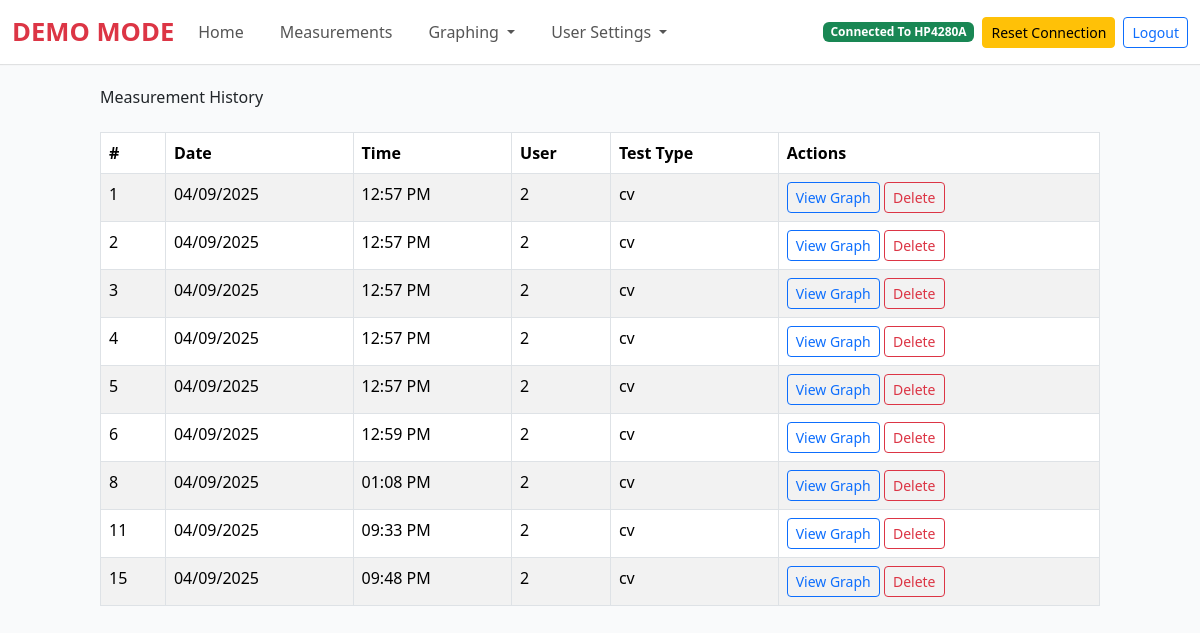
/history (signed in), run on an earlier commit of the app's database.
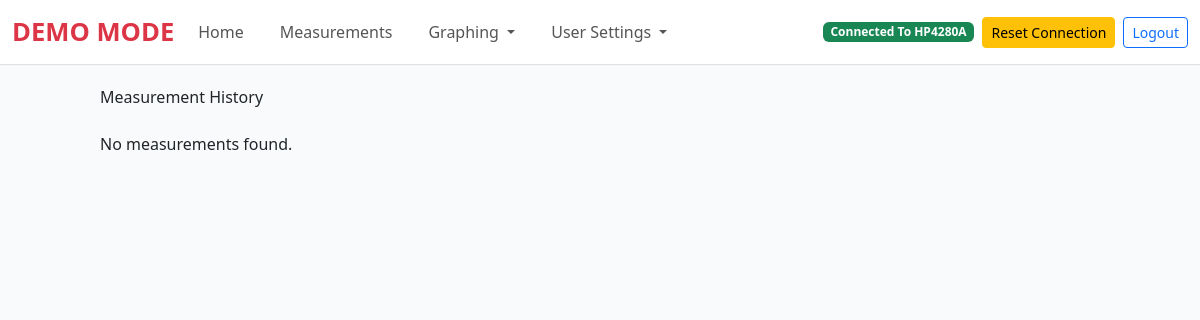
And on a later commit of the database.
### tables this page shows
CREATE TABLE measurements (
            measurement_id INTEGER PRIMARY KEY AUTOINCREMENT,
            date_recorded DATE NOT NULL,
            time_recorded TIME NOT NULL,
            user_id INTEGER NOT NULL,
            test_type TEXT NOT NULL, file_path TEXT, csv_file_path TEXT,
            FOREIGN KEY (user_id) REFERENCES users (id)
        );

### main.py (the view)
@app.route('/history', methods=["GET"])
def history():
    if 'email' not in session:
        flash("Please log in to access this page.", "error")
        return redirect(url_for("login"))
    user = get_user_by_email(session['email'])
    if not user:
        flash("User not found. Please log in again.", "error")
        return redirect(url_for("login"))
    measurements = get_measurements(user_id=user[0])  # user[0] is the user ID
    return render_template("history.html", measurements=measurements)

### database.py (called while the page is built)
def get_user_by_email(email):
    conn = sqlite3.connect(DB_path)
    cursor = conn.cursor()
    cursor.execute('''
        SELECT * FROM users WHERE email = ?
    ''', (email,))
    user = cursor.fetchone()
    conn.close()
    return user

def get_measurements(user_id=None):
    conn = sqlite3.connect(DB_path)
    cursor = conn.cursor()
    if user_id:
        cursor.execute('''
            SELECT * FROM measurements WHERE user_id = ?
        ''', (user_id,))
    else:
        cursor.execute('SELECT * FROM measurements')
    measurements = cursor.fetchall()
    conn.close()
    return measurements

### main.py (called while the page is built, shortened)
@app.template_filter('datetimeformat')
def datetimeformat(value, format='%Y-%m-%d'):
    try:
        value = datetime.datetime.strptime(value, '%Y-%m-%d %H:%M:%S')
    except ValueError:
        try:
            value = datetime.datetime.strptime(value, '%Y-%m-%d')
        except ValueError:
            try:
                value = datetime.datetime.strptime(value, '%H:%M:%S')
            except ValueError:
                return value
    return value.strftime(format)

@app.context_processor
def inject_user_info():
    if 'email' in session:
        user = get_user_by_email(session['email'])
        if user:
            return {
                'username': f"{user[1]} {user[2]}",  # First name and last name
                'user_id': user[0],  # User ID
                'email': user[3],  # Email
                'is_admin': user[5] == 1  # Check if the user is an admin (assuming `is_admin` is the 6th column)
            }

@app.context_processor
def inject_connection_status():
    if 'email' in session and session['email'] in gpib_connections:
        ctrl = gpib_connections[session['email']]
        if hasattr(ctrl, 'conn') and hasattr(ctrl.conn, 'check_connection'):
            connected = ctrl.conn.check_connection()
            return {
                'connection_status': 'success' if connected else 'failure',
                'terminal_output': ["Connected to device." if connected else "Not connected."]
            }
    return {
        'connection_status': 'failure',
        'terminal_output': ["No connection."]
    }

### simulated_visacon.py (called while the page is built)
    def check_connection(self):
        return self.connected  # Return the simulated connection state

### templates/history.html (shortened to what this page needs)
{% extends "base.html" %}
{% block content %}
<div class="container mt-4">
    <h2 class="mb-4">Measurement History</h2>
    {% if measurements %}
        <table class="table table-striped table-bordered">
            <thead>
                <tr>
                    <th>#</th>
                    <th>Date</th>
                    <th>Time</th>
                    <th>User</th>
                    <th>Test Type</th>
                    <th>Actions</th>
                </tr>
            </thead>
            <tbody>
                {% for measurement in measurements %}
                    <tr>
                        <td>{{ measurement[0] }}</td>
                        <td>{{ measurement[1] | datetimeformat('%m/%d/%Y') }}</td>
                        <td>{{ measurement[2] | datetimeformat('%I:%M %p') }}</td>
                        <td>{{ measurement[3] }}</td>
                        <td>{{ measurement[4] }}</td>
                        <td>
                            <a href="{{ url_for('view_measurement', measurement_id=measurement[0]) }}" class="btn btn-outline-primary btn-sm">View Graph</a>
                            <form action="{{ url_for('delete_measurement', measurement_id=measurement[0]) }}" method="POST" style="display:inline;">
                                <button type="submit" class="btn btn-outline-danger btn-sm" onclick="return confirm('Are you sure you want to delete this measurement?');">Delete</button>
                            </form>
                        </td>
                    </tr>
                {% endfor %}
            </tbody>
        </table>
    {% else %}
        <p>No measurements found.</p>
    {% endif %}
</div>
{% endblock %}

### templates/base.html (shortened to what this page needs)
<!DOCTYPE html>
<html>
<head>
    <link rel="stylesheet" href="https://cdnjs.cloudflare.com/ajax/libs/font-awesome/4.7.0/css/font-awesome.min.css">
    <link href="https://cdn.jsdelivr.net/npm/bootstrap@5.3.5/dist/css/bootstrap.min.css" rel="stylesheet">
    <link href="https://cdnjs.cloudflare.com/ajax/libs/tailwindcss/2.2.19/tailwind.min.css" rel="stylesheet">
</head>
<body class="bg-gray-50">
    {% if email %}
    <nav class="navbar navbar-expand-lg navbar-light">
        <div class="container-fluid">
            {% if email == "demo@example.com" %}
                <span class="navbar-brand text-danger fw-bold">DEMO MODE</span>
            {% else %}
                <a class="navbar-brand" href="/contributions">HP4280A Controller</a>
            {% endif %}
            <div class="collapse navbar-collapse" id="navbarSupportedContent">
                <ul class="navbar-nav me-auto mb-2 mb-lg-0">
                    <li class="nav-item">
                        <a class="nav-link" aria-current="page" href="/">Home</a>
                    </li>
                    <li class="nav-item">
                        <a class="nav-link" href="/configuration">Measurements</a>
                    </li>
                    <li class="nav-item dropdown">
                        <a class="nav-link dropdown-toggle" href="#" id="navbarDropdown" role="button" aria-haspopup="true" aria-expanded="false">
                          Graphing
                        </a>
                    </li>
                    <li class="nav-item dropdown">
                        <a class="nav-link dropdown-toggle" href="#" id="navbarDropdown" role="button" aria-haspopup="true" aria-expanded="false">
                            User Settings
                          </a>
                    </li>
                </ul>
            <div class="d-flex align-items-center gap-2 ms-auto">
            <span class="badge {{ 'bg-success' if connection_status == 'success' else 'bg-danger' }}">
                {{ 'Connected To HP4280A' if connection_status == 'success' else 'Disconnected To HP4280A' }}
            </span>
                <form action="{{ url_for('reset_connection') }}" method="POST" class="d-inline">
                    <button type="submit" class="btn btn-warning btn-sm">Reset Connection</button>
                </form>
                <a href="/logout" class="btn btn-outline-primary btn-sm">Logout</a>
            </div>
            </div>
        </div>
    </nav>
    {% endif %}
    <div class="container-fluid">
        {% block content %}
        {% endblock %}
    </div>
</body>
</html>

### templates/base.html (style rules this page uses)
.navbar { background-color: #fff; box-shadow: 0 1px 1px rgba(0, 0, 0, 0.1); }
.navbar .navbar-brand { font-size: 1.6rem; font-weight: 600; color: #333; transition: color 0.3s ease; }
.navbar-nav .nav-link { color: #555; font-weight: 500; margin-right: 20px; transition: color 0.3s ease; }
.navbar .navbar-brand.text-danger { color: #ff4444; }

What changed in the data, as far as the page shows it:
removed measurements: measurement_id "1", date_recorded "04/09/2025", time_recorded "12:57 PM", user "2", test_type "cv"
removed measurements: measurement_id "2", date_recorded "04/09/2025", time_recorded "12:57 PM", user "2", test_type "cv"
removed measurements: measurement_id "3", date_recorded "04/09/2025", time_recorded "12:57 PM", user "2", test_type "cv"
removed measurements: measurement_id "4", date_recorded "04/09/2025", time_recorded "12:57 PM", user "2", test_type "cv"
removed measurements: measurement_id "5", date_recorded "04/09/2025", time_recorded "12:57 PM", user "2", test_type "cv"
removed measurements: measurement_id "6", date_recorded "04/09/2025", time_recorded "12:59 PM", user "2", test_type "cv"
removed measurements: measurement_id "8", date_recorded "04/09/2025", time_recorded "01:08 PM", user "2", test_type "cv"
removed measurements: measurement_id "11", date_recorded "04/09/2025", time_recorded "09:33 PM", user "2", test_type "cv"
removed measurements: measurement_id "15", date_recorded "04/09/2025", time_recorded "09:48 PM", user "2", test_type "cv"
Also different on the page:
text no longer shown: "# Date Time User Test Type Actions"
text now shown: "No measurements found."
